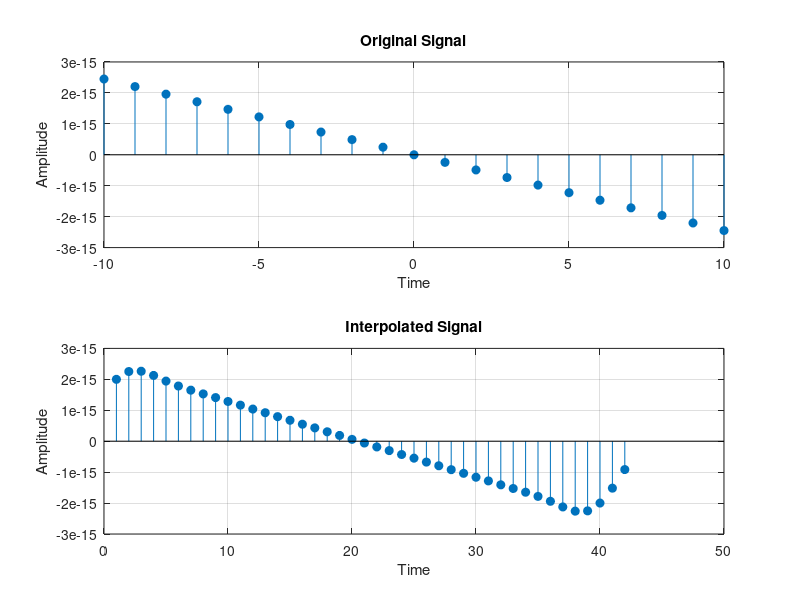

This chart was generated by the following MATLAB code:
n = -10:1:10;
s = sin(2*pi*n);
factor = 2;
y = interp(s, factor);
N = 1:length(y);
subplot(2,1,1);
stem(n, s, 'filled');  grid;
xlabel('Time');
ylabel('Amplitude');
title('Original Signal');
subplot(2,1,2);
stem(N, y, 'filled'); grid;
xlabel('Time');
ylabel('Amplitude');
title('Interpolated Signal');
